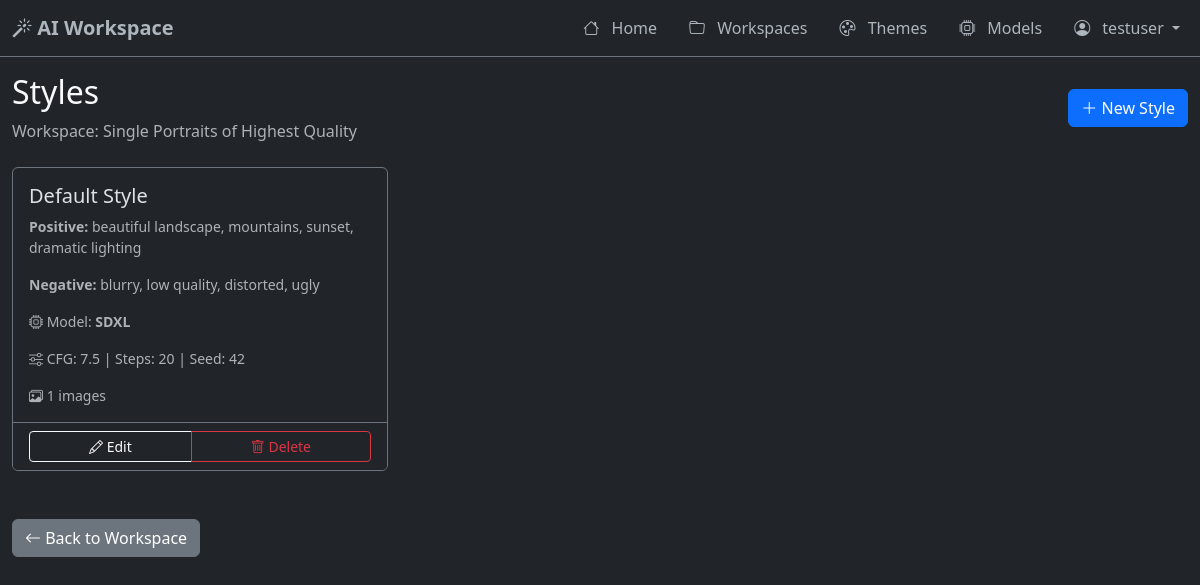
/workspaces/1/styles (signed in), run on an earlier commit of the app's database.
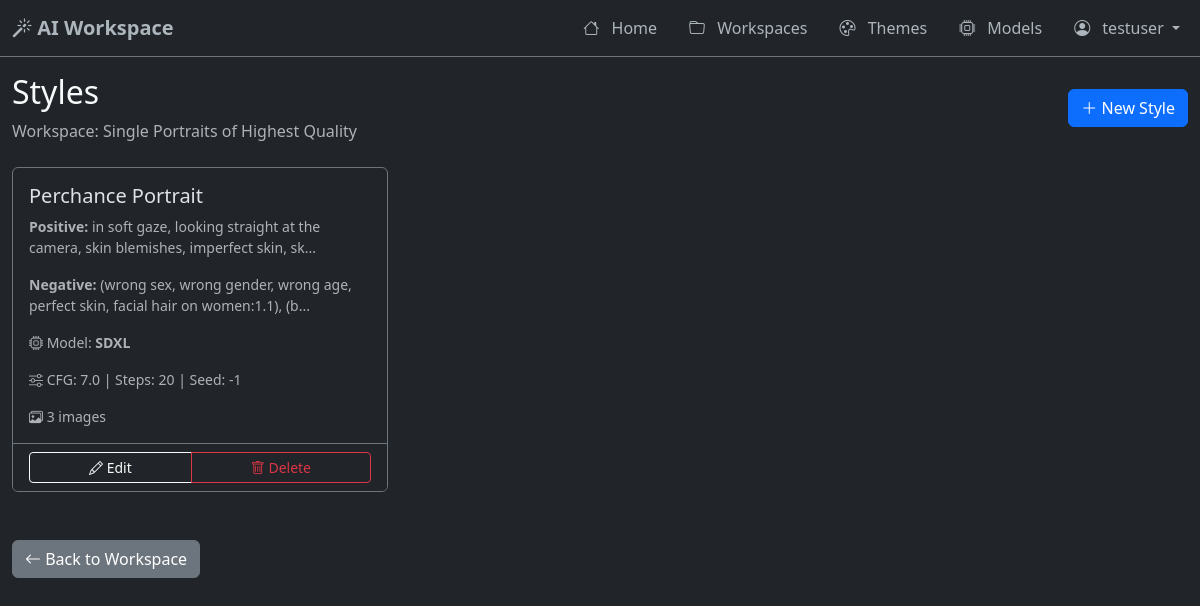
And on a later commit of the database.
### models.py (models this page shows, shortened)
class User(UserMixin, db.Model):
    __tablename__ = 'users'
    id = db.Column(db.Integer, primary_key=True)
    username = db.Column(db.String(80), unique=True, nullable=False)
    email = db.Column(db.String(120), unique=True, nullable=False)
    password_hash = db.Column(db.String(255), nullable=False)
    created_at = db.Column(db.DateTime, default=datetime.utcnow)
    is_active = db.Column(db.Boolean, default=True)
    is_superuser = db.Column(db.Boolean, default=False)  # Superuser can manage models
    workspaces = db.relationship('Workspace', backref='owner', lazy=True, cascade='all, delete-orphan')

class Workspace(db.Model):
    __tablename__ = 'workspaces'
    id = db.Column(db.Integer, primary_key=True)
    name = db.Column(db.String(100), nullable=False)
    slug = db.Column(db.String(100), nullable=False, unique=True)  # URL-safe version of name
    description = db.Column(db.Text, nullable=True)
    user_id = db.Column(db.Integer, db.ForeignKey('users.id'), nullable=False)
    theme_id = db.Column(db.Integer, db.ForeignKey('themes.id'), nullable=True)
    created_at = db.Column(db.DateTime, default=datetime.utcnow)
    updated_at = db.Column(db.DateTime, default=datetime.utcnow, onupdate=datetime.utcnow)
    theme = db.relationship('Theme', backref='workspaces')
    styles = db.relationship('Style', backref='workspace', lazy=True, cascade='all, delete-orphan')
    chat_messages = db.relationship('ChatMessage', backref='workspace', lazy=True, cascade='all, delete-orphan')
    generated_images = db.relationship('GeneratedImage', backref='workspace', lazy=True, cascade='all, delete-orphan')

class Style(db.Model):
    __tablename__ = 'styles'
    id = db.Column(db.Integer, primary_key=True)
    name = db.Column(db.String(100), nullable=False)
    positive_prompt = db.Column(db.Text, nullable=False)
    negative_prompt = db.Column(db.Text, nullable=True)
    cfg_scale = db.Column(db.Float, default=7.0)
    steps = db.Column(db.Integer, default=20)
    seed = db.Column(db.Integer, nullable=True)
    model = db.Column(db.String(50), default='sdxl')  # 'sdxl' or 'flux'
    workspace_id = db.Column(db.Integer, db.ForeignKey('workspaces.id'), nullable=False)
    created_at = db.Column(db.DateTime, default=datetime.utcnow)

### app.py (the view)
@app.route('/workspaces/<int:workspace_id>/styles')
@login_required
def list_styles(workspace_id):
    workspace = Workspace.query.get_or_404(workspace_id)
    if workspace.user_id != current_user.id:
        flash('Access denied', 'danger')
        return redirect(url_for('list_workspaces'))
    return render_template('styles/list.html', workspace=workspace, styles=workspace.styles)

### app.py (called while the page is built)
@login_manager.user_loader
def load_user(user_id):
    return User.query.get(int(user_id))

@app.context_processor
def inject_now():
    return {'now': datetime.utcnow()}

### templates/styles/list.html (shortened to what this page needs)
{% extends "base.html" %}
{% block content %}
<div class="container-fluid">
    <div class="d-flex justify-content-between align-items-center mb-4">
        <div>
            <h2>Styles</h2>
            <p class="text-muted mb-0">Workspace: {{ workspace.name }}</p>
        </div>
        <a href="{{ url_for('create_style', workspace_id=workspace.id) }}" class="btn btn-primary">
            <i class="bi bi-plus-lg"></i> New Style
        </a>
    </div>
    {% if styles %}
    <div class="row">
        {% for style in styles %}
        <div class="col-md-6 col-lg-4 mb-4">
            <div class="card bg-dark border-secondary h-100">
                <div class="card-body">
                    <h5 class="card-title">{{ style.name }}</h5>
                    <p class="card-text small text-muted">
                        <strong>Positive:</strong> {{ style.positive_prompt[:80] }}{% if style.positive_prompt|length > 80 %}...{% endif %}
                    </p>
                    {% if style.negative_prompt %}
                    <p class="card-text small text-muted">
                        <strong>Negative:</strong> {{ style.negative_prompt[:80] }}{% if style.negative_prompt|length > 80 %}...{% endif %}
                    </p>
                    {% endif %}
                    <p class="card-text small text-muted">
                        <i class="bi bi-cpu"></i> Model: <strong>{{ style.model|upper }}</strong>
                    </p>
                    <p class="card-text small text-muted">
                        <i class="bi bi-sliders"></i> CFG: {{ style.cfg_scale }} | Steps: {{ style.steps }}
                        {% if style.seed %} | Seed: {{ style.seed }}{% endif %}
                    </p>
                    <p class="card-text small text-muted">
                        <i class="bi bi-images"></i> {{ style.generated_images|length }} images
                    </p>
                </div>
                <div class="card-footer bg-dark border-secondary">
                    <div class="btn-group w-100" role="group">
                        <a href="{{ url_for('edit_style', workspace_id=workspace.id, style_id=style.id) }}" class="btn btn-outline-light btn-sm">
                            <i class="bi bi-pencil"></i> Edit
                        </a>
                        <button type="button" class="btn btn-outline-danger btn-sm" data-bs-toggle="modal" data-bs-target="#deleteModal{{ style.id }}">
                            <i class="bi bi-trash"></i> Delete
                        </button>
                    </div>
                </div>
            </div>
        </div>
        {% endfor %}
    </div>
    {% endif %}
    <div class="mt-4">
        <a href="{{ url_for('view_workspace', workspace_id=workspace.id) }}" class="btn btn-secondary">
            <i class="bi bi-arrow-left"></i> Back to Workspace
        </a>
    </div>
</div>
{% endblock %}

### templates/base.html (shortened to what this page needs)
<!DOCTYPE html>
<html lang="en" data-bs-theme="dark">
<head>
    <link href="https://cdn.jsdelivr.net/npm/bootstrap@5.3.3/dist/css/bootstrap.min.css" rel="stylesheet">
    <link href="https://cdn.jsdelivr.net/npm/bootstrap-icons@1.11.3/font/bootstrap-icons.css" rel="stylesheet">
    <link rel="stylesheet" href="{{ url_for('static', filename='css/custom.css') }}">
</head>
<body class="bg-dark text-light">
    <nav class="navbar navbar-expand-lg navbar-dark bg-dark border-bottom border-secondary">
        <div class="container-fluid">
            <a class="navbar-brand" href="{{ url_for('index') }}">
                <i class="bi bi-magic"></i> AI Workspace
            </a>
            <div class="collapse navbar-collapse" id="navbarNav">
                <ul class="navbar-nav ms-auto">
                    <li class="nav-item">
                        <a class="nav-link" href="{{ url_for('index') }}">
                            <i class="bi bi-house"></i> Home
                        </a>
                    </li>
                    {% if current_user.is_authenticated %}
                    <li class="nav-item">
                        <a class="nav-link" href="{{ url_for('list_workspaces') }}">
                            <i class="bi bi-folder"></i> Workspaces
                        </a>
                    </li>
                    <li class="nav-item">
                        <a class="nav-link" href="{{ url_for('list_themes') }}">
                            <i class="bi bi-palette"></i> Themes
                        </a>
                    </li>
                    {% if current_user.is_superuser %}
                    <li class="nav-item">
                        <a class="nav-link" href="{{ url_for('list_models') }}">
                            <i class="bi bi-cpu"></i> Models
                        </a>
                    </li>
                    {% endif %}
                    <li class="nav-item dropdown">
                        <a class="nav-link dropdown-toggle" href="#" role="button" data-bs-toggle="dropdown">
                            <i class="bi bi-person-circle"></i> {{ current_user.username }}
                        </a>
                    </li>
                    {% endif %}
                </ul>
            </div>
        </div>
    </nav>
    <main class="main-content">
        {% block content %}{% endblock %}
    </main>
</body>
</html>

### static/css/custom.css (style rules this page uses)
.navbar { background: #1a1a1a; border-bottom: 1px solid #333; }
.navbar-brand { color: #adb5bd; font-weight: 600; }
.navbar-nav { gap: 1rem; }
.nav-item { margin-bottom: 0; }
.nav-link { color: #adb5bd; padding: 0.5rem 1rem; border-radius: 0.25rem; transition: all 0.2s; }
.nav-link i { margin-right: 0.5rem; }
.main-content { min-height: calc(100vh - 56px); padding: 0; }

What changed in the data, as far as the page shows it:
changed Style "SDXL": name "Default Style" → "Perchance Portrait"; positive_prompt "beautiful landscape, mountains, sunset, dramatic lighting" → "in soft gaze, looking straight at the camera, skin blemishes, imperfect skin, sk"; negative_prompt "blurry, low quality, distorted, ugly" → "(wrong sex, wrong gender, wrong age, perfect skin, facial hair on women:1.1), (b"; cfg_scale "7.5" → "7.0"; seed "42" → "-1"; generated_images|length "1" → "3"; now shows "..."
